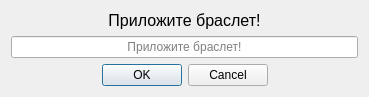
<?xml version="1.0" encoding="UTF-8"?>
<ui version="4.0">
 <class>WieagandReaderDialog</class>
 <widget class="QDialog" name="WieagandReaderDialog">
  <property name="geometry">
   <rect>
    <x>0</x>
    <y>0</y>
    <width>369</width>
    <height>93</height>
   </rect>
  </property>
  <property name="windowTitle">
   <string>Dialog</string>
  </property>
  <layout class="QVBoxLayout" name="verticalLayout">
   <item>
    <widget class="QLabel" name="label">
     <property name="text">
      <string>&lt;html&gt;&lt;head/&gt;&lt;body&gt;&lt;p align=&quot;center&quot;&gt;&lt;span style=&quot; font-size:12pt;&quot;&gt;Приложите браслет!&lt;/span&gt;&lt;/p&gt;&lt;/body&gt;&lt;/html&gt;</string>
     </property>
    </widget>
   </item>
   <item>
    <widget class="QLineEdit" name="lineEdit">
     <property name="alignment">
      <set>Qt::AlignCenter</set>
     </property>
     <property name="placeholderText">
      <string>Приложите браслет!</string>
     </property>
    </widget>
   </item>
   <item>
    <widget class="QDialogButtonBox" name="buttonBox">
     <property name="orientation">
      <enum>Qt::Horizontal</enum>
     </property>
     <property name="standardButtons">
      <set>QDialogButtonBox::Cancel|QDialogButtonBox::Ok</set>
     </property>
     <property name="centerButtons">
      <bool>true</bool>
     </property>
    </widget>
   </item>
  </layout>
 </widget>
 <resources/>
 <connections>
  <connection>
   <sender>buttonBox</sender>
   <signal>rejected()</signal>
   <receiver>WieagandReaderDialog</receiver>
   <slot>reject()</slot>
   <hints>
    <hint type="sourcelabel">
     <x>316</x>
     <y>260</y>
    </hint>
    <hint type="destinationlabel">
     <x>286</x>
     <y>274</y>
    </hint>
   </hints>
  </connection>
  <connection>
   <sender>buttonBox</sender>
   <signal>accepted()</signal>
   <receiver>WieagandReaderDialog</receiver>
   <slot>accept()</slot>
   <hints>
    <hint type="sourcelabel">
     <x>248</x>
     <y>254</y>
    </hint>
    <hint type="destinationlabel">
     <x>157</x>
     <y>274</y>
    </hint>
   </hints>
  </connection>
 </connections>
</ui>
